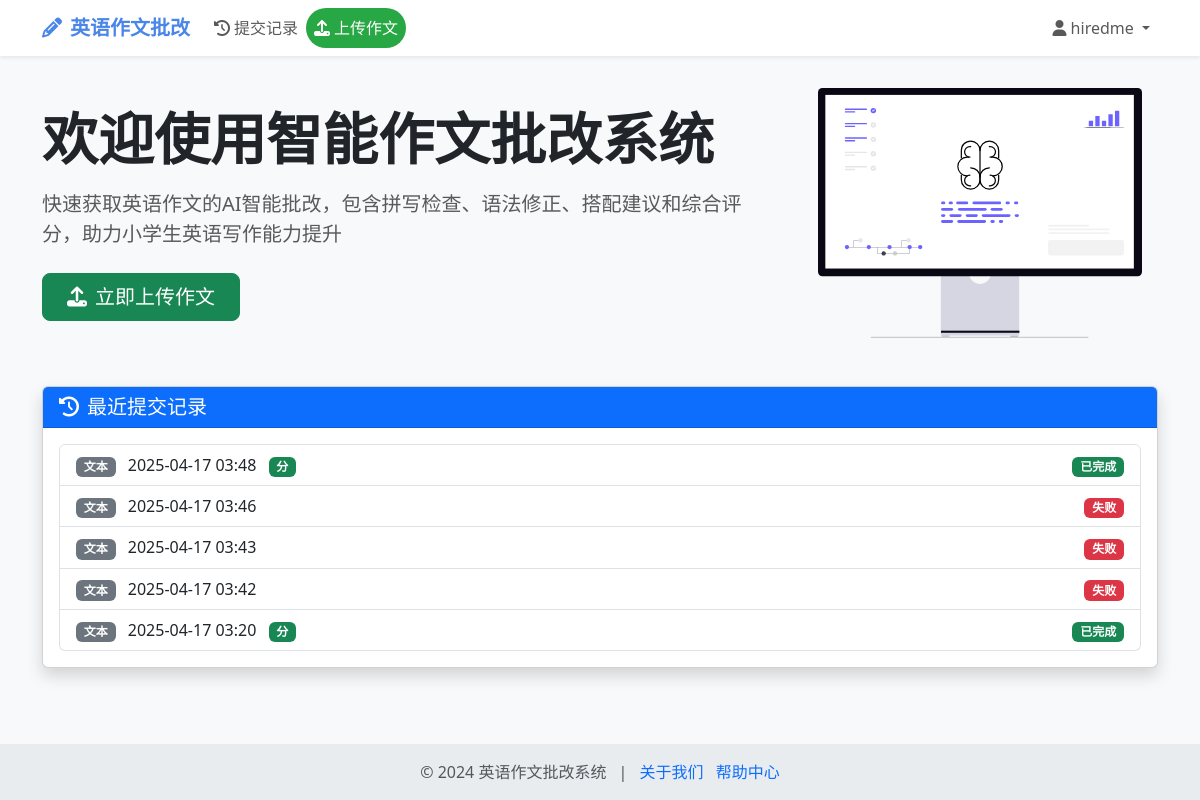
/Ework/ (signed in), run on the app's committed database.
### Ework/models.py (models this page shows)
class User(AbstractUser):
    email = models.EmailField('邮箱', blank=True)
    created_at = models.DateTimeField('创建时间', default=timezone.now)
    class Meta:
        db_table = 'users'
        indexes = [
            models.Index(fields=['username']),
        ]

class Submission(models.Model):
    FILE_TYPE_CHOICES = (
        ('image', '图片'),
        ('doc', '文档'),
        ('txt', '文本')
    )
    STATUS_CHOICES = (
        ('pending', '待处理'),
        ('processing', '处理中'),
        ('completed', '已完成'),
        ('failed', '失败')
    )
    user = models.ForeignKey(User, on_delete=models.CASCADE, verbose_name='用户')
    file_type = models.CharField('文件类型', max_length=5, choices=FILE_TYPE_CHOICES)
    original_file = models.FileField('原始文件', upload_to='submissions/%Y/%m/%d/')
    file_size = models.IntegerField('文件大小(KB)')
    upload_time = models.DateTimeField('上传时间', auto_now_add=True)
    ocr_used = models.BooleanField('OCR处理', default=False)
    status = models.CharField(
        '处理状态',
        max_length=20,  # 统一长度
        choices=STATUS_CHOICES,
        default='pending',
        db_index=True  # 添加索引
    )
    class Meta:
        db_table = 'submissions'
        indexes = [
            models.Index(fields=['user', 'upload_time']),
        ]

### Ework/views.py (the view)
# urls.py: path("", views.index, name="index"),
def index(request):
    recent_submissions = []  # 初始化空列表
    if request.user.is_authenticated:
        recent_submissions = (
            Submission.objects.filter(user=request.user)
            .select_related("essay")
            .prefetch_related("essay__score")
            .order_by("-upload_time")[:5]
        )
    context = {
        "recent_submissions": recent_submissions,
    }
    return render(request, "index.html", context)

### Ework/templates/index.html (shortened to what this page needs)
{% extends "base.html" %}
{% block content %}
<div class="welcome-section mb-5">
    <div class="row align-items-center">
        <div class="col-md-8">
            <h1 class="display-4 fw-bold mb-3">欢迎使用智能作文批改系统</h1>
            <p class="lead text-muted mb-4">
                快速获取英语作文的AI智能批改，包含拼写检查、语法修正、搭配建议和综合评分，助力小学生英语写作能力提升
            </p>
            <a href="{% url 'upload' %}" class="btn btn-success btn-lg px-4">
                <i class="fas fa-upload me-2"></i>立即上传作文
            </a>
        </div>
        <div class="col-md-4 text-center d-none d-md-block">
            <img src="/static/images/ai.svg" alt="写作插图" class="img-fluid" style="max-height: 250px;">
        </div>
    </div>
</div>
{% if user.is_authenticated %}
<div class="recent-submissions card shadow">
    <div class="card-header bg-primary text-white">
        <h5 class="mb-0"><i class="fas fa-clock-rotate-left me-2"></i>最近提交记录</h5>
    </div>
    <div class="card-body">
        {% if recent_submissions %}
        <div class="list-group">
            {% for submission in recent_submissions %}
            <a href="{% if submission.status == 'completed' %}{% url 'submission_detail' submission.id %}{% else %}#{% endif %}"
                class="list-group-item list-group-item-action d-flex justify-content-between align-items-center">
                <div>
                    <span class="badge bg-secondary me-2">{{ submission.get_file_type_display }}</span>
                    {{ submission.upload_time|date:"Y-m-d H:i" }}
                    {% if submission.status == 'completed' %}
                    <span class="badge bg-success ms-2">{{ submission.score.total_score }}分</span>
                    {% endif %}
                </div>
                <div>
                    <span class="status-badge badge
                                {% if submission.status == 'completed' %}bg-success
                                {% elif submission.status == 'failed' %}bg-danger
                                {% else %}bg-warning{% endif %}">
                        {{ submission.get_status_display }}
                    </span>
                </div>
            </a>
            {% endfor %}
        </div>
        {% else %}
        <div class="text-center text-muted py-3">
            <i class="fas fa-inbox fa-2x mb-3"></i>
            <p>暂无提交记录，立即上传你的第一篇作文吧！</p>
        </div>
        {% endif %}
    </div>
</div>
{% endif %}
{% endblock %}

### Ework/templates/base.html (shortened to what this page needs)
<!DOCTYPE html>
<html lang="zh-cn">
<head>
    <link href="https://cdn.bootcdn.net/ajax/libs/bootstrap/5.3.3/css/bootstrap.min.css" rel="stylesheet">
    <link rel="stylesheet" href="https://cdnjs.cloudflare.com/ajax/libs/font-awesome/6.4.0/css/all.min.css">
</head>
<body>
    <nav class="navbar navbar-expand-lg navbar-light bg-white shadow-sm">
        <div class="container">
            <a class="navbar-brand" href="{% url 'index' %}">
                <i class="fas fa-pencil-alt me-2"></i>英语作文批改
            </a>
            <div class="collapse navbar-collapse" id="navbarNav">
                <ul class="navbar-nav me-auto">
                    <li class="nav-item">
                        <a class="nav-link" href="{% url 'submission_history' %}">
                            <i class="fas fa-history me-1"></i>提交记录
                        </a>
                    </li>
                    <li class="nav-item">
                        <a class="nav-link upload-btn" href="{% url 'upload' %}">
                            <i class="fas fa-upload me-1"></i>上传作文
                        </a>
                    </li>
                </ul>
                <ul class="navbar-nav">
                    {% if user.is_authenticated %}
                    <li class="nav-item dropdown">
                        <a class="nav-link dropdown-toggle" href="#" role="button" data-bs-toggle="dropdown">
                            <i class="fas fa-user me-1"></i>{{ user.username }}
                        </a>
                    </li>
                    {% else %}
                    <li class="nav-item">
                        <a class="nav-link" href="{% url 'login' %}">登录/注册</a>
                    </li>
                    {% endif %}
                </ul>
            </div>
        </div>
    </nav>
    <main class="main-content">
        <div class="container">
            {% block content %}{% endblock %}
        </div>
    </main>
    <footer>
        <div class="container text-center text-muted">
            <p class="mb-0">
                © 2024 英语作文批改系统
                <span class="mx-2">|</span>
                <a href="#" class="text-decoration-none me-2">关于我们</a>
                <a href="#" class="text-decoration-none">帮助中心</a>
            </p>
        </div>
    </footer>
</body>
</html>

### Ework/templates/base.html (style rules this page uses)
:root { --primary-color: #4a86e8; --secondary-color: #6c757d; }
body { background-color: #f8f9fa; min-height: 100vh; display: flex; flex-direction: column; }
.main-content { flex: 1; padding: 2rem 0; }
.navbar-brand { font-weight: 600; color: var(--primary-color) !important; }
.upload-btn { background-color: #28a745; color: white !important; border-radius: 20px; padding: 0.5rem 1.5rem; }
footer { background-color: #e9ecef; padding: 1rem 0; margin-top: auto; }

### data on the page
User: username "hiredme"
Submission: file_type "文本", upload_time "2025-04-17 03:48", status "已完成"
Submission: file_type "文本", upload_time "2025-04-17 03:46", status "失败"
Submission: file_type "文本", upload_time "2025-04-17 03:43", status "失败"
Submission: file_type "文本", upload_time "2025-04-17 03:42", status "失败"
Submission: file_type "文本", upload_time "2025-04-17 03:20", status "已完成"
